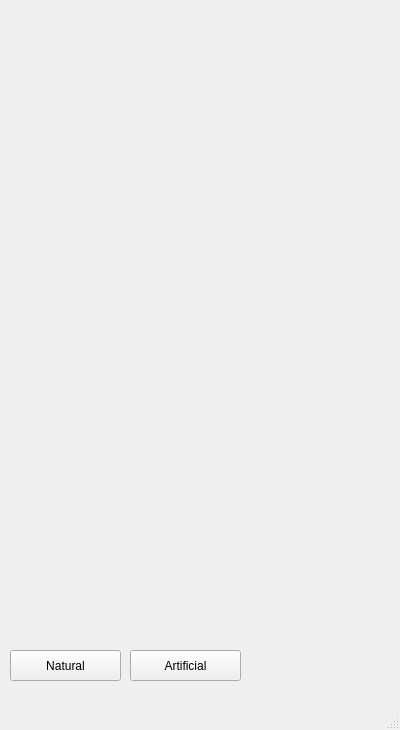
<?xml version="1.0" encoding="UTF-8"?>
<ui version="4.0">
 <class>MainWindow</class>
 <widget class="QMainWindow" name="MainWindow">
  <property name="geometry">
   <rect>
    <x>0</x>
    <y>0</y>
    <width>400</width>
    <height>730</height>
   </rect>
  </property>
  <property name="windowTitle">
   <string>MainWindow</string>
  </property>
  <widget class="QWidget" name="centralwidget">
   <widget class="QLabel" name="label">
    <property name="geometry">
     <rect>
      <x>0</x>
      <y>0</y>
      <width>401</width>
      <height>641</height>
     </rect>
    </property>
    <property name="text">
     <string/>
    </property>
    <property name="pixmap">
     <pixmap>../../../FOTOS_lnk/Camera Dirk alt 2/Camera/2014-11-13 16.31.36.jpg</pixmap>
    </property>
    <property name="scaledContents">
     <bool>true</bool>
    </property>
   </widget>
   <widget class="QPushButton" name="Natural">
    <property name="geometry">
     <rect>
      <x>10</x>
      <y>650</y>
      <width>111</width>
      <height>31</height>
     </rect>
    </property>
    <property name="text">
     <string>Natural</string>
    </property>
   </widget>
   <widget class="QPushButton" name="Artificial">
    <property name="geometry">
     <rect>
      <x>130</x>
      <y>650</y>
      <width>111</width>
      <height>31</height>
     </rect>
    </property>
    <property name="text">
     <string>Artificial</string>
    </property>
   </widget>
  </widget>
  <widget class="QMenuBar" name="menubar">
   <property name="geometry">
    <rect>
     <x>0</x>
     <y>0</y>
     <width>400</width>
     <height>28</height>
    </rect>
   </property>
  </widget>
  <widget class="QStatusBar" name="statusbar"/>
 </widget>
 <resources/>
 <connections/>
</ui>
